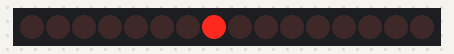
This sketch was run on a simulated Arduino Uno, built with avr-gcc and run on an emulated ATmega328P. Parts: 16 shift-register outputs drawn as a row of LEDs (first output left, lit = HIGH). Wiring (inferred from the names in the program): 2 × shift register (74HC595): data pin 14; shift clock pin 16; latch pin 15. Wiring (inferred from the signals the program sends): row of LEDs: on Q0, Q1, Q2, Q3, Q4, Q5, Q6, Q7, Q8, Q9, Q10, Q11, Q12, Q13, Q14, Q15.

Above: at 1.1 s.
At 5.1 s:
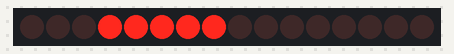
At 10.1 s:
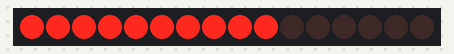
At 20.1 s:
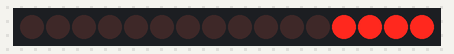
At 29.1 s:
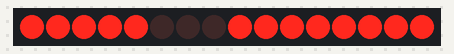
At 39.1 s:
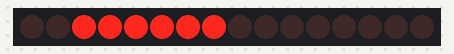
Timing chart, 0 to 40.0 s (numbered marks = the images above):
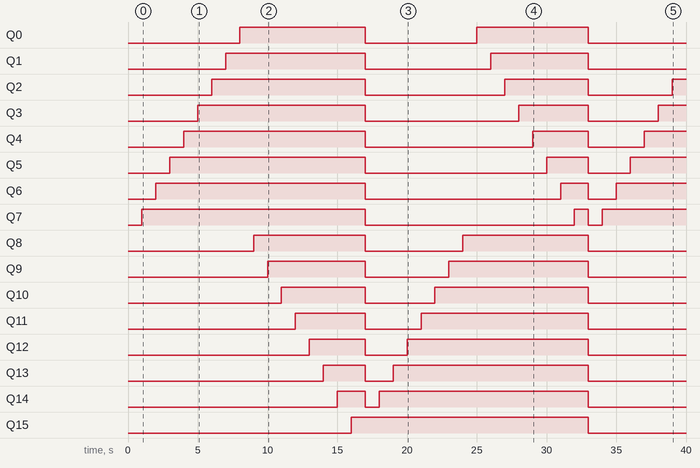

Measured:
- by itself, Q0: alternates HIGH for 8.5 s and LOW for 8.0 s
- by itself, Q1: LOW → HIGH at 7.0 s, → LOW 10.0 s later, → HIGH 9.0 s later, → LOW 7.0 s later
- by itself, Q2: goes HIGH 11.0 s, LOW 10.0 s, HIGH 6.0 s, LOW 6.0 s, then HIGH
- by itself, Q3: goes HIGH 12.0 s, LOW 11.0 s, HIGH 5.0 s, LOW 5.0 s, then HIGH
- by itself, Q4: goes HIGH 13.0 s, LOW 12.0 s, HIGH 4.0 s, LOW 4.0 s, then HIGH
- by itself, Q5: goes HIGH 14.0 s, LOW 13.0 s, HIGH 3.0 s, LOW 3.0 s, then HIGH
- by itself, Q6: goes HIGH 15.0 s, LOW 14.0 s, HIGH 2.0 s, LOW 2.0 s, then HIGH
- by itself, Q7: goes HIGH 16.0 s, LOW 15.0 s, HIGH 1.0 s, LOW 1.0 s, then HIGH

The sketch:

Lab_5.ino
```cpp
/*
Adafruit Arduino - Lesson 4. 8 LEDs and a Shift Register
*/

int latchPin = 15;
int clockPin = 16;
int dataPin = 14;

byte leds = 0;

void setup()
{
  pinMode(latchPin, OUTPUT);
  pinMode(dataPin, OUTPUT);
  pinMode(clockPin, OUTPUT);
}

void loop()
{

  leds = 0;
  updateShiftRegister();
  delay(1000);
  for (int i = 0; i < 8; i++)
  {
    bitSet(leds, i);
    updateShiftRegister();
    delay(1000);
  }
  leds = 0;
    for (int i = 0; i < 8; i++)
  {
    bitSet(leds, i);
    updateShiftRegisterB();
    delay(1000);
  }
    leds = 0;
    for (int i = 0; i < 8; i++)
  {
    bitSet(leds, i);
    updateShiftRegisterC();
    delay(1000);
  }
    leds = 0;
    for (int i = 0; i < 8; i++)
  {
    bitSet(leds, i);
    updateShiftRegisterD();
    delay(1000);
  }

}

void updateShiftRegister()
{
   digitalWrite(latchPin, LOW);
   shiftOut(dataPin, clockPin, LSBFIRST , 0);
   shiftOut(dataPin, clockPin, LSBFIRST , leds);
   digitalWrite(latchPin, HIGH);
}

void updateShiftRegisterB()
{
      digitalWrite(latchPin, LOW);
      shiftOut(dataPin, clockPin, MSBFIRST , leds);
      shiftOut(dataPin, clockPin, MSBFIRST , 255);
      digitalWrite(latchPin, HIGH);

}

void updateShiftRegisterC()
{
   digitalWrite(latchPin, LOW);
   shiftOut(dataPin, clockPin, LSBFIRST , leds);
   shiftOut(dataPin, clockPin, LSBFIRST , 0);
   digitalWrite(latchPin, HIGH);
}

void updateShiftRegisterD()
{
      digitalWrite(latchPin, LOW);
      shiftOut(dataPin, clockPin, MSBFIRST , 255);
      shiftOut(dataPin, clockPin, MSBFIRST , leds);
      digitalWrite(latchPin, HIGH);

}
```
